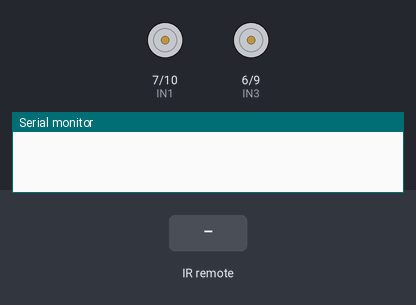
Simulated run of this sketch. Board: Arduino Uno, built with avr-gcc and run on an emulated ATmega328P. Shown: motor-driver pin pairs drawn as motors (green arrow = first pin HIGH = forward, orange = second pin HIGH = backward, longer = more drive, scaled by the enable pin), the last lines printed to the serial monitor. The test bench sets the inputs (shaded band).

Above: at 1.2 s.
1.3 s: infrared code 0xB54A02FD received
At 2.4 s:
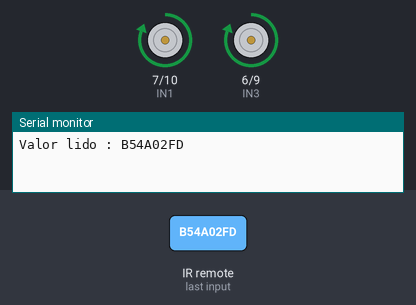
2.8 s: infrared code 0xB54A827D received
At 3.6 s:
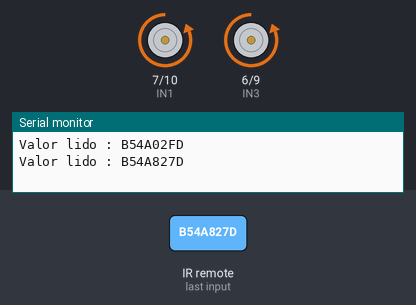
4.3 s: infrared code 0xB54A42BD received
At 4.7 s:
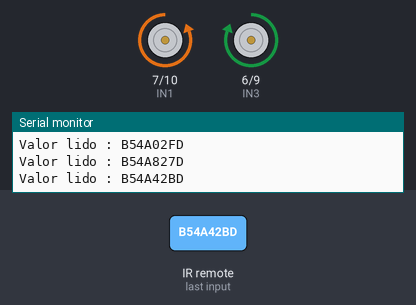
5.8 s: infrared code 0xB54AC23D received
At 7.1 s:
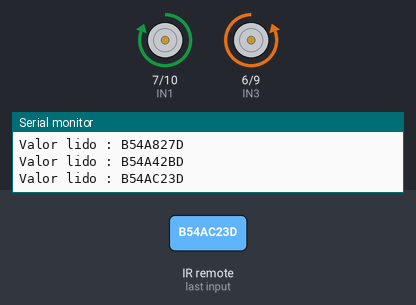
Timing chart, 0 to 8.3 s (numbered marks = the images above; inputs shaded):
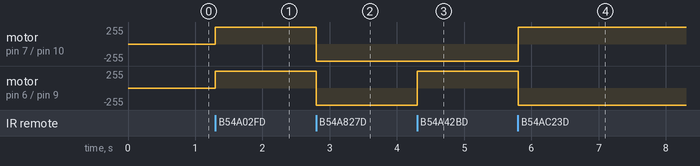

Measured:
- after the input at 1.3 s, motor on pin 7 (IN1) / pin 10 (IN2), motor on pin 6 (IN3) / pin 9 (IN4): stopped → forward 255/255 at once
- after the input at 2.8 s, motor on pin 7 (IN1) / pin 10 (IN2), motor on pin 6 (IN3) / pin 9 (IN4): forward 255/255 → backward 255/255 at once
- after the input at 4.3 s, motor on pin 6 (IN3) / pin 9 (IN4): backward 255/255 → forward 255/255 at once
- after the input at 5.8 s, motor on pin 7 (IN1) / pin 10 (IN2): backward 255/255 → forward 255/255 at once; motor on pin 6 (IN3) / pin 9 (IN4): forward 255/255 → backward 255/255 at once

The sketch:

controle_robo.ino
```cpp
#include <IRremote.h>

int RECV_PIN = 3;
float armazenavalor;
int IN1 = 7;
int IN2 = 10;
int ENABLE1 = 8;
int IN3 = 6;
int IN4 = 9;
int ENABLE2 = 5;


IRrecv irrecv(RECV_PIN);
decode_results results;
int cont=0;
void setup()
{
  pinMode(IN1, OUTPUT);
 pinMode(IN2, OUTPUT);
 pinMode(ENABLE1,OUTPUT);
 pinMode(IN3, OUTPUT);
 pinMode(IN4, OUTPUT);
 pinMode(ENABLE2,OUTPUT);

  Serial.begin(9600);
  irrecv.enableIRIn(); // Inicializa o receptor IR
  digitalWrite(ENABLE1,HIGH);
  digitalWrite(ENABLE2,HIGH);
}


void andarFrente(){
 digitalWrite(IN1, HIGH);
 digitalWrite(IN2, LOW);
 digitalWrite(IN3, HIGH);
 digitalWrite(IN4, LOW);


  }
 void andarTras(){
 digitalWrite(IN1, LOW);
 digitalWrite(IN2, HIGH);
 digitalWrite(IN3, LOW);
 digitalWrite(IN4, HIGH);

 }
 void giraDireita(){
  digitalWrite(IN1, HIGH);
 digitalWrite(IN2, LOW);
 digitalWrite(IN3, LOW);
 digitalWrite(IN4, HIGH);


  }
 void giraEsquerda(){
  digitalWrite(IN1, LOW);
 digitalWrite(IN2, HIGH);
 digitalWrite(IN3, HIGH);
 digitalWrite(IN4, LOW);


  }
  void parar(){
  digitalWrite(IN1, LOW);
 digitalWrite(IN2, LOW);
 digitalWrite(IN3, LOW);
 digitalWrite(IN4, LOW);


    }


void loop(){


  if (irrecv.decode(&results))
  {
    Serial.print("Valor lido : ");
    Serial.println(results.value, HEX);
    armazenavalor = (results.value);
    if (armazenavalor == 0xB54A02FD){
       andarFrente();

    }
     if (armazenavalor == 0xB54A827D){

        andarTras();

    }
     if (armazenavalor == 0xB54A42BD){

            giraEsquerda();

    }
     if (armazenavalor == 0xB54AC23D){
       giraDireita();

    }
    if(armazenavalor == 0xB54AB04F){
      parar();
      }


  irrecv.resume(); //Le o próximo valor
  }
}
```
